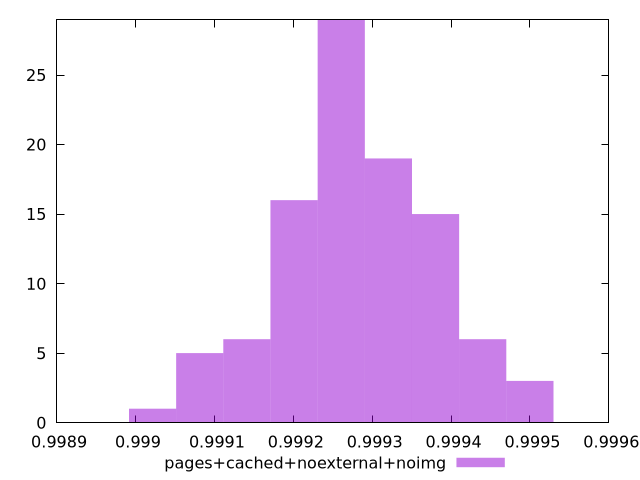

Write the gnuplot code that produced this figure.
$_pagesCachedNoexternalNoimg <<EOF
0.9992009727386894 16
0.9993803088390911 15
0.9992607514388233 29
0.9993205301389572 19
0.9991411940385554 6
0.9990814153384214 5
0.9994400875392251 6
0.9990216366382876 1
0.999499866239359 3
EOF
set key outside below
set terminal pngcairo
set output "report_00005_2020-11-02T22-26-11.212Z/mainthread-work-breakdown/pages+cached+noexternal+noimg//hist.png"
set yrange [0:29]
set boxwidth 0.000059778700133932955
set style fill transparent solid 0.5 noborder
plot $_pagesCachedNoexternalNoimg title "pages+cached+noexternal+noimg" with boxes ,
